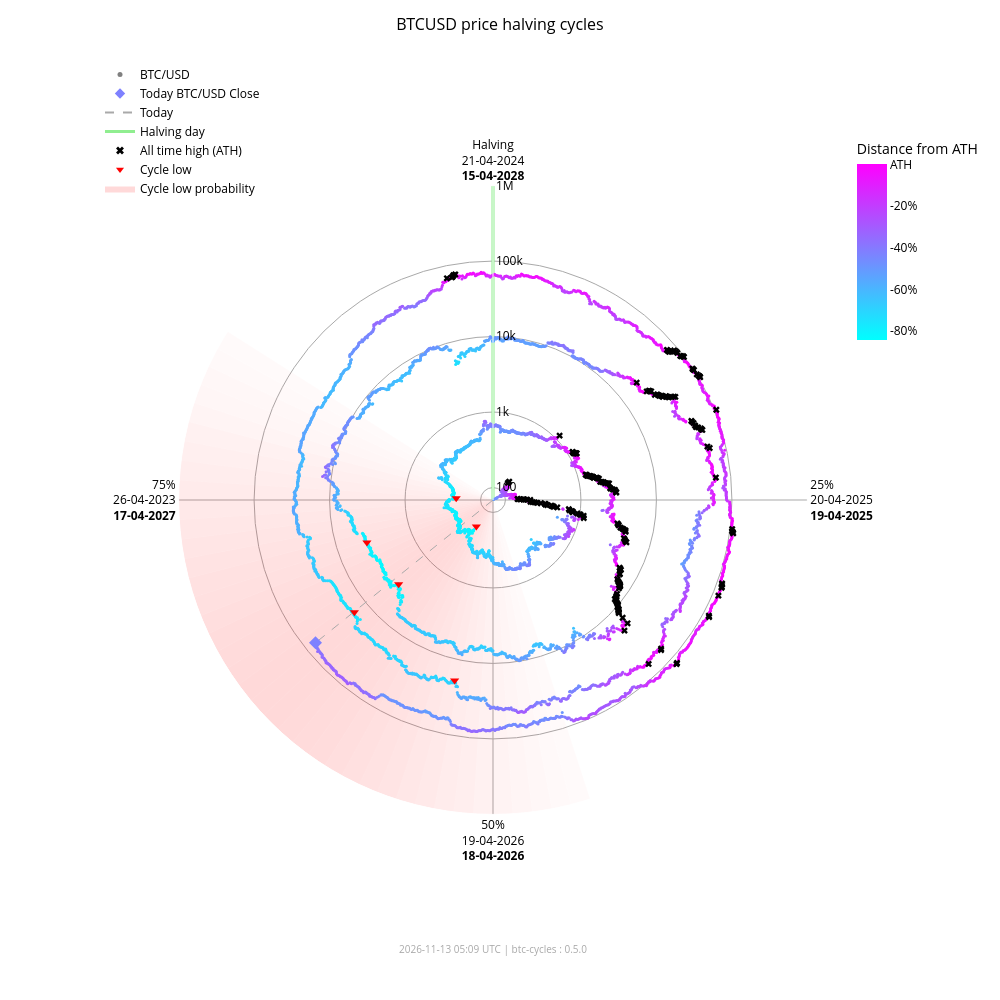

The notebook cell saved with this chart:
### Markdown cell above
### Interactive chart (plotly)

### Code cell
fig_interactive = btc.plot(
    kind="interactive",
    from_date="2012-11-28",
)
# plotly config for interactivity
config = {"scrollZoom": True, "displayModeBar": True}
# display in notebook
fig_interactive.show(config=config)

### Figure 1 — Plotly figure (JSON) as saved in the notebook; plotly's stock layout.template omitted (floating-point values rounded to 4 significant figures; data arrays with more than 128 entries replaced by an {"elided": "..."} marker saying what was removed)
{"data": [{"fill": "toself", "fillcolor": "rgba(255,0,0,0.018306980149439524)", "hoverinfo": "skip", "line": {"width": 0}, "mode": "lines", "r": [68.43, 1000000, 1000000, 68.43, 68.43], "showlegend": false, "theta": [162.0, 162.0, 165.6, 165.6, 162.0], "type": "scatterpolar"}, {"fill": "toself", "fillcolor": "rgba(255,0,0,0.02405911634527998)", "hoverinfo": "skip", "line": {"width": 0}, "mode": "lines", "r": [68.43, 1000000, 1000000, 68.43, 68.43], "showlegend": false, "theta": [165.6, 165.6, 169.2, 169.2, 165.6], "type": "scatterpolar"}, {"fill": "toself", "fillcolor": "rgba(255,0,0,0.030803449372254352)", "hoverinfo": "skip", "line": {"width": 0}, "mode": "lines", "r": [68.43, 1000000, 1000000, 68.43, 68.43], "showlegend": false, "theta": [169.2, 169.2, 172.8, 172.8, 169.2], "type": "scatterpolar"}, {"fill": "toself", "fillcolor": "rgba(255,0,0,0.03847233586005252)", "hoverinfo": "skip", "line": {"width": 0}, "mode": "lines", "r": [68.43, 1000000, 1000000, 68.43, 68.43], "showlegend": false, "theta": [172.8, 172.8, 176.4, 176.4, 172.8], "type": "scatterpolar"}, {"fill": "toself", "fillcolor": "rgba(255,0,0,0.04694405159551339)", "hoverinfo": "skip", "line": {"width": 0}, "mode": "lines", "r": [68.43, 1000000, 1000000, 68.43, 68.43], "showlegend": false, "theta": [176.4, 176.4, 180.0, 180.0, 176.4], "type": "scatterpolar"}, {"fill": "toself", "fillcolor": "rgba(255,0,0,0.05605603979818329)", "hoverinfo": "skip", "line": {"width": 0}, "mode": "lines", "r": [68.43, 1000000, 1000000, 68.43, 68.43], "showlegend": false, "theta": [180.0, 180.0, 183.6, 183.6, 180.0], "type": "scatterpolar"}, {"fill": "toself", "fillcolor": "rgba(255,0,0,0.06562330627802694)", "hoverinfo": "skip", "line": {"width": 0}, "mode": "lines", "r": [68.43, 1000000, 1000000, 68.43, 68.43], "showlegend": false, "theta": [183.6, 183.6, 187.2, 187.2, 183.6], "type": "scatterpolar"}, {"fill": "toself", "fillcolor": "rgba(255,0,0,0.07545707932574237)", "hoverinfo": "skip", "line": {"width": 0}, "mode": "lines", "r": [68.43, 1000000, 1000000, 68.43, 68.43], "showlegend": false, "theta": [187.2, 187.2, 190.8, 190.8, 187.2], "type": "scatterpolar"}, {"fill": "toself", "fillcolor": "rgba(255,0,0,0.08537841060169407)", "hoverinfo": "skip", "line": {"width": 0}, "mode": "lines", "r": [68.43, 1000000, 1000000, 68.43, 68.43], "showlegend": false, "theta": [190.8, 190.8, 194.4, 194.4, 190.8], "type": "scatterpolar"}, {"fill": "toself", "fillcolor": "rgba(255,0,0,0.09522272137134848)", "hoverinfo": "skip", "line": {"width": 0}, "mode": "lines", "r": [68.43, 1000000, 1000000, 68.43, 68.43], "showlegend": false, "theta": [194.4, 194.4, 198.0, 198.0, 194.4], "type": "scatterpolar"}, {"fill": "toself", "fillcolor": "rgba(255,0,0,0.10483418800389058)", "hoverinfo": "skip", "line": {"width": 0}, "mode": "lines", "r": [68.43, 1000000, 1000000, 68.43, 68.43], "showlegend": false, "theta": [198.0, 198.0, 201.6, 201.6, 198.0], "type": "scatterpolar"}, {"fill": "toself", "fillcolor": "rgba(255,0,0,0.11405248627197925)", "hoverinfo": "skip", "line": {"width": 0}, "mode": "lines", "r": [68.43, 1000000, 1000000, 68.43, 68.43], "showlegend": false, "theta": [201.6, 201.6, 205.2, 205.2, 201.6], "type": "scatterpolar"}, {"fill": "toself", "fillcolor": "rgba(255,0,0,0.12269756305009562)", "hoverinfo": "skip", "line": {"width": 0}, "mode": "lines", "r": [68.43, 1000000, 1000000, 68.43, 68.43], "showlegend": false, "theta": [205.2, 205.2, 208.8, 208.8, 205.2], "type": "scatterpolar"}, {"fill": "toself", "fillcolor": "rgba(255,0,0,0.13055959037792858)", "hoverinfo": "skip", "line": {"width": 0}, "mode": "lines", "r": [68.43, 1000000, 1000000, 68.43, 68.43], "showlegend": false, "theta": [208.8, 208.8, 212.4, 212.4, 208.8], "type": "scatterpolar"}, {"fill": "toself", "fillcolor": "rgba(255,0,0,0.13740037014073872)", "hoverinfo": "skip", "line": {"width": 0}, "mode": "lines", "r": [68.43, 1000000, 1000000, 68.43, 68.43], "showlegend": false, "theta": [212.4, 212.4, 216.0, 216.0, 212.4], "type": "scatterpolar"}, {"fill": "toself", "fillcolor": "rgba(255,0,0,0.14296927208088228)", "hoverinfo": "skip", "line": {"width": 0}, "mode": "lines", "r": [68.43, 1000000, 1000000, 68.43, 68.43], "showlegend": false, "theta": [216.0, 216.0, 219.6, 219.6, 216.0], "type": "scatterpolar"}, {"fill": "toself", "fillcolor": "rgba(255,0,0,0.14703219887325494)", "hoverinfo": "skip", "line": {"width": 0}, "mode": "lines", "r": [68.43, 1000000, 1000000, 68.43, 68.43], "showlegend": false, "theta": [219.6, 219.6, 223.2, 223.2, 219.6], "type": "scatterpolar"}, {"fill": "toself", "fillcolor": "rgba(255,0,0,0.14940752827264187)", "hoverinfo": "skip", "line": {"width": 0}, "mode": "lines", "r": [68.43, 1000000, 1000000, 68.43, 68.43], "showlegend": false, "theta": [223.2, 223.2, 226.8, 226.8, 223.2], "type": "scatterpolar"}, {"fill": "toself", "fillcolor": "rgba(255,0,0,0.15)", "hoverinfo": "skip", "line": {"width": 0}, "mode": "lines", "r": [68.43, 1000000, 1000000, 68.43, 68.43], "showlegend": false, "theta": [226.8, 226.8, 230.4, 230.4, 226.8], "type": "scatterpolar"}, {"fill": "toself", "fillcolor": "rgba(255,0,0,0.14882314851976614)", "hoverinfo": "skip", "line": {"width": 0}, "mode": "lines", "r": [68.43, 1000000, 1000000, 68.43, 68.43], "showlegend": false, "theta": [230.4, 230.4, 234.0, 234.0, 230.4], "type": "scatterpolar"}, {"fill": "toself", "fillcolor": "rgba(255,0,0,0.14600334989350275)", "hoverinfo": "skip", "line": {"width": 0}, "mode": "lines", "r": [68.43, 1000000, 1000000, 68.43, 68.43], "showlegend": false, "theta": [234.0, 234.0, 237.6, 237.6, 234.0], "type": "scatterpolar"}, {"fill": "toself", "fillcolor": "rgba(255,0,0,0.14176315293000513)", "hoverinfo": "skip", "line": {"width": 0}, "mode": "lines", "r": [68.43, 1000000, 1000000, 68.43, 68.43], "showlegend": false, "theta": [237.6, 237.6, 241.2, 241.2, 237.6], "type": "scatterpolar"}, {"fill": "toself", "fillcolor": "rgba(255,0,0,0.1363869302869166)", "hoverinfo": "skip", "line": {"width": 0}, "mode": "lines", "r": [68.43, 1000000, 1000000, 68.43, 68.43], "showlegend": false, "theta": [241.2, 241.2, 244.8, 244.8, 241.2], "type": "scatterpolar"}, {"fill": "toself", "fillcolor": "rgba(255,0,0,0.13017643696734477)", "hoverinfo": "skip", "line": {"width": 0}, "mode": "lines", "r": [68.43, 1000000, 1000000, 68.43, 68.43], "showlegend": false, "theta": [244.8, 244.8, 248.4, 248.4, 244.8], "type": "scatterpolar"}, {"fill": "toself", "fillcolor": "rgba(255,0,0,0.1234063302665758)", "hoverinfo": "skip", "line": {"width": 0}, "mode": "lines", "r": [68.43, 1000000, 1000000, 68.43, 68.43], "showlegend": false, "theta": [248.4, 248.4, 252.0, 252.0, 248.4], "type": "scatterpolar"}, {"fill": "toself", "fillcolor": "rgba(255,0,0,0.11628949020714345)", "hoverinfo": "skip", "line": {"width": 0}, "mode": "lines", "r": [68.43, 1000000, 1000000, 68.43, 68.43], "showlegend": false, "theta": [252.0, 252.0, 255.6, 255.6, 252.0], "type": "scatterpolar"}, {"fill": "toself", "fillcolor": "rgba(255,0,0,0.108959277972535)", "hoverinfo": "skip", "line": {"width": 0}, "mode": "lines", "r": [68.43, 1000000, 1000000, 68.43, 68.43], "showlegend": false, "theta": [255.6, 255.6, 259.2, 259.2, 255.6], "type": "scatterpolar"}, {"fill": "toself", "fillcolor": "rgba(255,0,0,0.1014715299920515)", "hoverinfo": "skip", "line": {"width": 0}, "mode": "lines", "r": [68.43, 1000000, 1000000, 68.43, 68.43], "showlegend": false, "theta": [259.2, 259.2, 262.8, 262.8, 259.2], "type": "scatterpolar"}, {"fill": "toself", "fillcolor": "rgba(255,0,0,0.09382430417652897)", "hoverinfo": "skip", "line": {"width": 0}, "mode": "lines", "r": [68.43, 1000000, 1000000, 68.43, 68.43], "showlegend": false, "theta": [262.8, 262.8, 266.4, 266.4, 262.8], "type": "scatterpolar"}, {"fill": "toself", "fillcolor": "rgba(255,0,0,0.08598937207621672)", "hoverinfo": "skip", "line": {"width": 0}, "mode": "lines", "r": [68.43, 1000000, 1000000, 68.43, 68.43], "showlegend": false, "theta": [266.4, 266.4, 270.0, 270.0, 266.4], "type": "scatterpolar"}, {"fill": "toself", "fillcolor": "rgba(255,0,0,0.07794710108398434)", "hoverinfo": "skip", "line": {"width": 0}, "mode": "lines", "r": [68.43, 1000000, 1000000, 68.43, 68.43], "showlegend": false, "theta": [270.0, 270.0, 273.6, 273.6, 270.0], "type": "scatterpolar"}, {"fill": "toself", "fillcolor": "rgba(255,0,0,0.06971614429145927)", "hoverinfo": "skip", "line": {"width": 0}, "mode": "lines", "r": [68.43, 1000000, 1000000, 68.43, 68.43], "showlegend": false, "theta": [273.6, 273.6, 277.2, 277.2, 273.6], "type": "scatterpolar"}, {"fill": "toself", "fillcolor": "rgba(255,0,0,0.061371174705723626)", "hoverinfo": "skip", "line": {"width": 0}, "mode": "lines", "r": [68.43, 1000000, 1000000, 68.43, 68.43], "showlegend": false, "theta": [277.2, 277.2, 280.8, 280.8, 277.2], "type": "scatterpolar"}, {"fill": "toself", "fillcolor": "rgba(255,0,0,0.05304520605236535)", "hoverinfo": "skip", "line": {"width": 0}, "mode": "lines", "r": [68.43, 1000000, 1000000, 68.43, 68.43], "showlegend": false, "theta": [280.8, 280.8, 284.4, 284.4, 280.8], "type": "scatterpolar"}, {"fill": "toself", "fillcolor": "rgba(255,0,0,0.044916938988340704)", "hoverinfo": "skip", "line": {"width": 0}, "mode": "lines", "r": [68.43, 1000000, 1000000, 68.43, 68.43], "showlegend": false, "theta": [284.4, 284.4, 288.0, 288.0, 284.4], "type": "scatterpolar"}, {"fill": "toself", "fillcolor": "rgba(255,0,0,0.0371870550186571)", "hoverinfo": "skip", "line": {"width": 0}, "mode": "lines", "r": [68.43, 1000000, 1000000, 68.43, 68.43], "showlegend": false, "theta": [288.0, 288.0, 291.6, 291.6, 288.0], "type": "scatterpolar"}, {"fill": "toself", "fillcolor": "rgba(255,0,0,0.030049603184432498)", "hoverinfo": "skip", "line": {"width": 0}, "mode": "lines", "r": [68.43, 1000000, 1000000, 68.43, 68.43], "showlegend": false, "theta": [291.6, 291.6, 295.2, 295.2, 291.6], "type": "scatterpolar"}, {"fill": "toself", "fillcolor": "rgba(255,0,0,0.023665126797805223)", "hoverinfo": "skip", "line": {"width": 0}, "mode": "lines", "r": [68.43, 1000000, 1000000, 68.43, 68.43], "showlegend": false, "theta": [295.2, 295.2, 298.8, 298.8, 295.2], "type": "scatterpolar"}, {"fill": "toself", "fillcolor": "rgba(255,0,0,0.018141004067302662)", "hoverinfo": "skip", "line": {"width": 0}, "mode": "lines", "r": [68.43, 1000000, 1000000, 68.43, 68.43], "showlegend": false, "theta": [298.8, 298.8, 302.4, 302.4, 298.8], "type": "scatterpolar"}, {"hoverinfo": "skip", "line": {"color": "darkgrey", "dash": "dash", "width": 1}, "mode": "lines", "r": [68.43, 71340.0], "showlegend": false, "theta": [231.2, 231.2], "type": "scatterpolar"}, {"hoverinfo": "skip", "line": {"color": "lightgreen", "width": 3}, "mode": "lines", "r": [68.43, 1000000], "showlegend": false, "theta": [0, 0], "type": "scatterpolar"}, {"hoverinfo": "text", "marker": {"color": {"elided": "4948 str values"}, "size": 3}, "mode": "markers", "r": {"elided": "4948 float values"}, "showlegend": false, "text": {"elided": "4948 str values"}, "theta": {"elided": "4948 float values"}, "type": "scatterpolar"}, {"hoverinfo": "text", "marker": {"color": "#7e81ff", "size": 10, "symbol": "diamond"}, "mode": "markers", "r": [71340.0], "showlegend": false, "text": ["Today<br>Date: 2026-11-12<br>Price: $71,342.97"], "theta": [231.2], "type": "scatterpolar"}, {"hoverinfo": "text", "marker": {"color": "black", "size": 6, "symbol": "x"}, "mode": "markers", "r": {"elided": "182 float values"}, "showlegend": false, "text": {"elided": "182 str values"}, "theta": {"elided": "182 float values"}, "type": "scatterpolar"}, {"hoverinfo": "text", "marker": {"color": "red", "size": 8, "symbol": "triangle-down"}, "mode": "markers", "r": [178.1, 210.5, 3237.0, 3961.0, 19020.0, 15790.0], "showlegend": false, "text": ["Cycle Low<br>Date: 2015-01-14<br>Price: $178.10<br>ATH distance: -84.5%", "Cycle Low<br>Date: 2015-08-24<br>Price: $210.49<br>ATH distance: -81.7%", "Cycle Low<br>Date: 2018-12-15<br>Price: $3,236.76<br>ATH distance: -83.4%", "Cycle Low<br>Date: 2019-03-15<br>Price: $3,960.91<br>ATH distance: -79.7%", "Cycle Low<br>Date: 2022-06-18<br>Price: $19,017.64<br>ATH distance: -71.9%", "Cycle Low<br>Date: 2022-11-21<br>Price: $15,787.28<br>ATH distance: -76.6%"], "theta": [212.1, 272.7, 228.3, 251.4, 192.0, 231.0], "type": "scatterpolar"}, {"marker": {"color": "grey", "size": 5}, "mode": "markers", "name": "BTC/USD", "r": [null], "theta": [null], "type": "scatterpolar"}, {"marker": {"color": "#7e81ff", "size": 8, "symbol": "diamond"}, "mode": "markers", "name": "Today BTC/USD Close", "r": [null], "theta": [null], "type": "scatterpolar"}, {"line": {"color": "darkgrey", "dash": "dash"}, "mode": "lines", "name": "Today", "r": [null], "theta": [null], "type": "scatterpolar"}, {"line": {"color": "lightgreen", "width": 3}, "mode": "lines", "name": "Halving day", "r": [null], "theta": [null], "type": "scatterpolar"}, {"marker": {"color": "black", "size": 7, "symbol": "x"}, "mode": "markers", "name": "All time high (ATH)", "r": [null], "theta": [null], "type": "scatterpolar"}, {"marker": {"color": "red", "size": 7, "symbol": "triangle-down"}, "mode": "markers", "name": "Cycle low", "r": [null], "theta": [null], "type": "scatterpolar"}, {"fill": "toself", "fillcolor": "rgba(255,0,0,0.15)", "line": {"width": 0}, "mode": "lines", "name": "Cycle low probability", "r": [null], "theta": [null], "type": "scatterpolar"}, {"hoverinfo": "skip", "marker": {"cmax": 0, "cmin": -0.8453, "color": [0], "colorbar": {"len": 0.25, "ticktext": ["ATH", "-20%", "-40%", "-60%", "-80%", "-100%"], "tickvals": [0, -0.2, -0.4, -0.6, -0.8, -1.0], "title": {"text": "Distance from ATH"}, "x": 0.95, "y": 0.92, "yanchor": "top"}, "colorscale": {"elided": "256x2 mixed values"}, "showscale": true, "size": 0}, "mode": "markers", "r": [null], "showlegend": false, "theta": [null], "type": "scatterpolar"}], "layout": {"annotations": [{"font": {"color": "darkgrey", "size": 10}, "showarrow": false, "text": "2026-11-13 05:09 UTC | btc-cycles : 0.5.0", "x": 0.5, "xref": "paper", "y": -0.02, "yref": "paper"}], "font": {"color": "black"}, "height": 1000, "legend": {"bgcolor": "rgba(0,0,0,0)", "font": {"color": "black"}, "x": 0.0, "y": 1.0}, "margin": {"b": 60, "l": 100, "r": 80, "t": 60}, "paper_bgcolor": "white", "plot_bgcolor": "white", "polar": {"angularaxis": {"color": "black", "direction": "clockwise", "gridcolor": "darkgrey", "rotation": 90, "ticktext": ["Halving<br>21-04-2024<br><b>15-04-2028</b>", "25%<br>20-04-2025<br><b>19-04-2025</b>", "50%<br>19-04-2026<br><b>18-04-2026</b>", "75%<br>26-04-2023<br><b>17-04-2027</b>"], "tickvals": [0, 90, 180, 270]}, "bgcolor": "white", "domain": {"x": [0.1, 0.9], "y": [0.05, 0.95]}, "radialaxis": {"angle": 90, "color": "black", "gridcolor": "darkgrey", "range": [1.835, 6.0], "tickangle": 90, "ticktext": ["100", "1k", "10k", "100k", "1M"], "tickvals": [100, 1000, 10000, 100000, 1000000], "type": "log"}}, "title": {"font": {"color": "black", "size": 16}, "text": "BTCUSD price halving cycles", "x": 0.5}, "width": 1000}}
